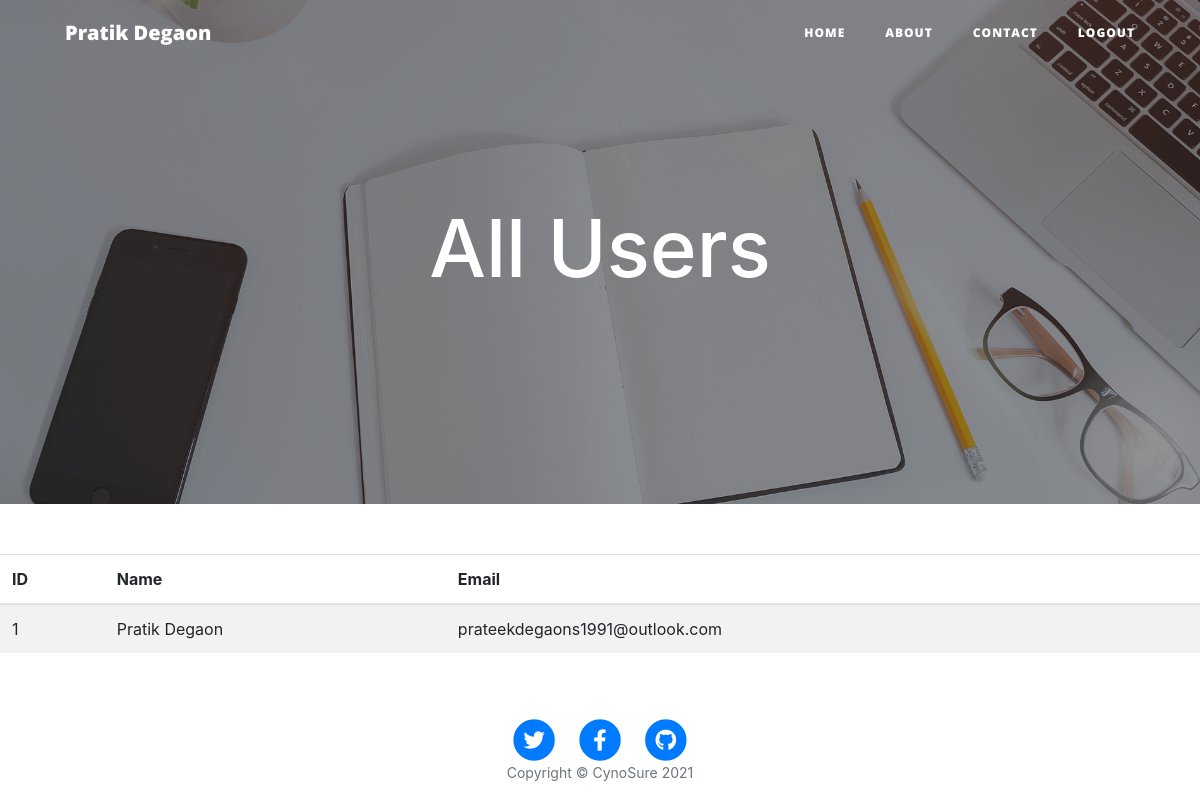
Page /allUsers/ (signed in) on the earlier database version.
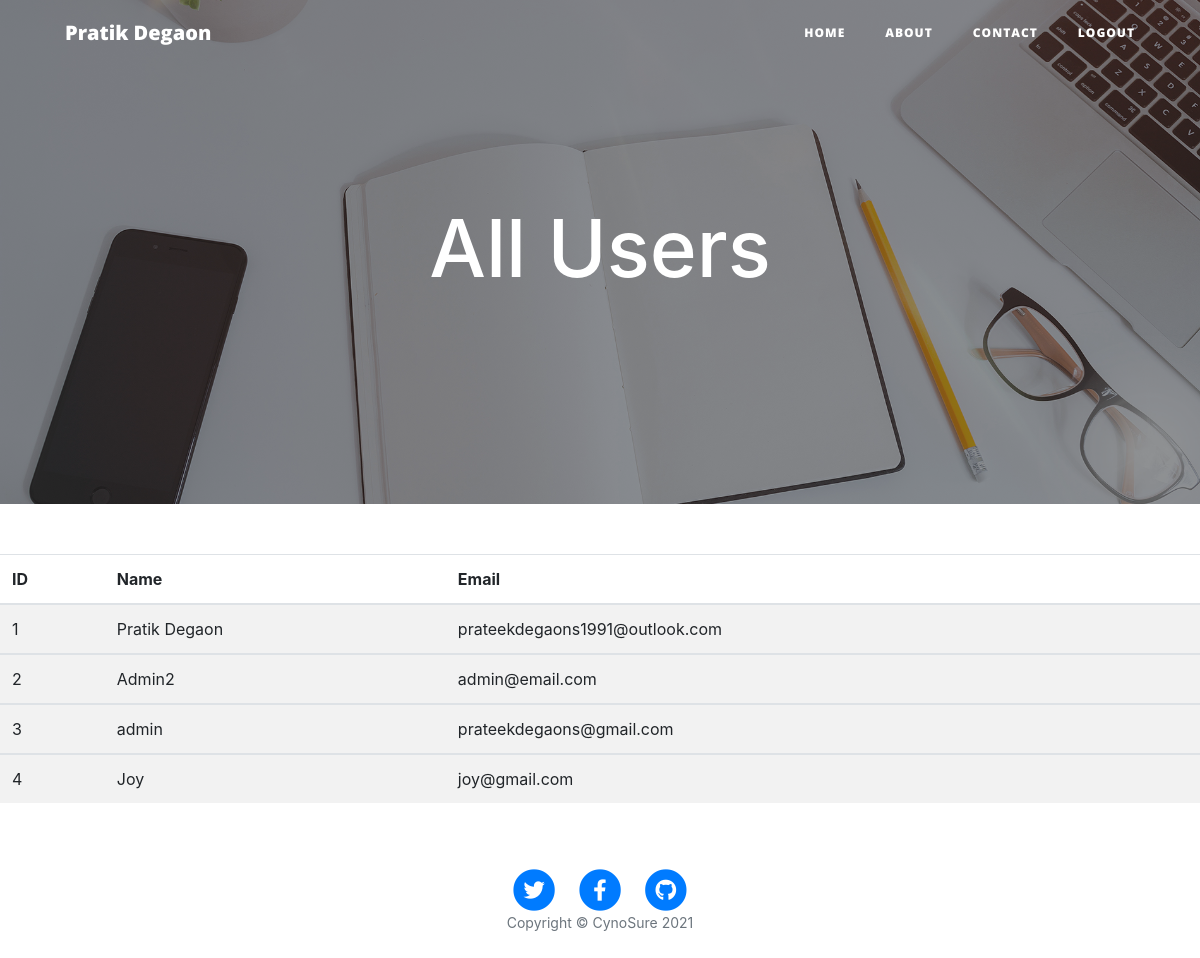
Same page on the later database version.
### main.py (models this page shows)
class User(UserMixin, db.Model):
    __tablename__ = "users"
    id = db.Column(db.Integer, primary_key=True)
    email = db.Column(db.String(100), unique=True)
    password = db.Column(db.String(100))
    name = db.Column(db.String(100))
    posts = relationship("BlogPost", back_populates="author")
    comments = relationship("Comment", back_populates="comment_author")

### main.py (the view)
@app.route('/allUsers/')
@login_required
@admin_only
def all_users():
    return render_template("users_list.html", all_user=User.query.order_by(User.id), date=datetime.date.today().year)

### main.py (called while the page is built)
def admin_only(f):
    @wraps(f)
    def decorator_function(*args, **kwargs):
        try:
            if not current_user.is_authenticated or current_user.id != 1:
                abort(403, "Admin Access Needed")
        except AttributeError:
            abort(401)
        else:
            return f(*args, **kwargs)
    return decorator_function

@login_manager.user_loader
def load_user(user_id):
    return User.query.get(user_id)

### templates/users_list.html (shortened to what this page needs)
{% include "header.html" %}
<link rel="stylesheet" href="https://stackpath.bootstrapcdn.com/bootstrap/4.1.3/css/bootstrap.min.css">
  <header class="masthead" style="background-image: url('{{ url_for('static', filename='img/edit-bg.jpg')}}')">
    <div class="overlay"></div>
    <div class="container">
      <div class="row">
        <div class="col-lg-8 col-md-10 mx-auto">
          <div class="page-heading">
            <h1>All Users</h1>
          </div>
        </div>
      </div>
    </div>
  </header>
<table class="table table-striped">
  <thead>
    <tr>
      <th scope="col">ID</th>
      <th scope="col">Name</th>
      <th scope="col">Email</th>
    </tr>
  </thead>
      {% for user in all_user %}
  <tbody>
    <tr>
      <td>{{user.id}}</td>
      <td>{{user.name}}</td>
      <td>{{user.email}}</td>
    </tr>
  </tbody>
        {% endfor %}
</table>
{% include "footer.html" %}

### templates/header.html (shortened to what this page needs)
<!DOCTYPE html>
<html lang="en">
<head>
  <link href="{{ url_for('static', filename='vendor/bootstrap/css/bootstrap.min.css') }}" rel="stylesheet">
  <link href="{{ url_for('static', filename='vendor/fontawesome-free/css/all.min.css')}}" rel="stylesheet" type="text/css">
  <link href="{{ url_for('static', filename='css/clean-blog.min.css')}}" rel="stylesheet">
</head>
<body>
  <nav class="navbar navbar-expand-lg navbar-light fixed-top" id="mainNav">
    <div class="container">
      <a class="navbar-brand" href="{{url_for('get_all_posts')}}">{{current_user.name}}</a>
      <div class="collapse navbar-collapse" id="navbarResponsive">
        <ul class="navbar-nav ml-auto">
          {% if current_user.is_authenticated %}
          <li class="nav-item">
            <a class="nav-link" href="/">Home</a>
          </li>
          <li class="nav-item">
            <a class="nav-link" href="/about">About</a>
          </li>
          <li class="nav-item">
            <a class="nav-link" href="/contact">Contact</a>
          </li>
          <li class="nav-item">
            <a class="nav-link" href="{{url_for('logout')}}">Logout</a>
          </li>
          {% endif %}
        </ul>
      </div>
    </div>
  </nav>

Differences in the rows shown:
added User: id "2", name "Admin2", email "admin@email.com"
added User: id "3", name "admin", email "prateekdegaons@gmail.com"
added User: id "4", name "Joy", email "joy@gmail.com"
